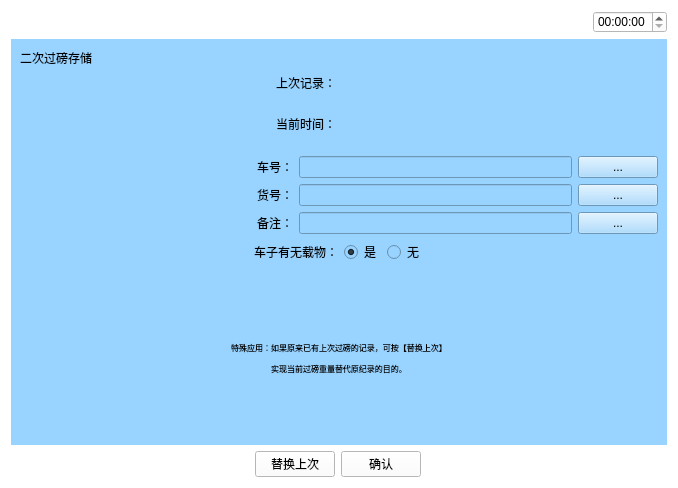
<?xml version="1.0" encoding="UTF-8"?>
<ui version="4.0">
 <class>Erciguobang</class>
 <widget class="QWidget" name="Erciguobang">
  <property name="geometry">
   <rect>
    <x>0</x>
    <y>0</y>
    <width>678</width>
    <height>488</height>
   </rect>
  </property>
  <property name="windowTitle">
   <string>Form</string>
  </property>
  <property name="styleSheet">
   <string notr="true">background-color: rgb(255, 255, 255);</string>
  </property>
  <layout class="QVBoxLayout" name="verticalLayout_4" stretch="1,5,1">
   <item>
    <layout class="QHBoxLayout" name="horizontalLayout_5">
     <item>
      <widget class="QPushButton" name="pushButton">
       <property name="text">
        <string/>
       </property>
       <property name="icon">
        <iconset resource="myimages.qrc">
         <normaloff>:/image/images/4g.png</normaloff>:/image/images/4g.png</iconset>
       </property>
       <property name="flat">
        <bool>true</bool>
       </property>
      </widget>
     </item>
     <item>
      <widget class="QPushButton" name="pushButton_2">
       <property name="text">
        <string/>
       </property>
       <property name="icon">
        <iconset resource="myimages.qrc">
         <normaloff>:/image/images/wireless.svg</normaloff>:/image/images/wireless.svg</iconset>
       </property>
       <property name="flat">
        <bool>true</bool>
       </property>
      </widget>
     </item>
     <item>
      <widget class="QPushButton" name="pushButton_3">
       <property name="text">
        <string/>
       </property>
       <property name="icon">
        <iconset resource="myimages.qrc">
         <normaloff>:/image/images/bl.svg</normaloff>:/image/images/bl.svg</iconset>
       </property>
       <property name="flat">
        <bool>true</bool>
       </property>
      </widget>
     </item>
     <item>
      <widget class="QPushButton" name="pushButton_4">
       <property name="text">
        <string/>
       </property>
       <property name="icon">
        <iconset resource="myimages.qrc">
         <normaloff>:/image/images/locate.svg</normaloff>:/image/images/locate.svg</iconset>
       </property>
       <property name="flat">
        <bool>true</bool>
       </property>
      </widget>
     </item>
     <item>
      <spacer name="horizontalSpacer_4">
       <property name="orientation">
        <enum>Qt::Horizontal</enum>
       </property>
       <property name="sizeHint" stdset="0">
        <size>
         <width>40</width>
         <height>20</height>
        </size>
       </property>
      </spacer>
     </item>
     <item>
      <widget class="QTimeEdit" name="timeEdit_2"/>
     </item>
    </layout>
   </item>
   <item>
    <widget class="QWidget" name="widget" native="true">
     <property name="sizePolicy">
      <sizepolicy hsizetype="Preferred" vsizetype="Preferred">
       <horstretch>0</horstretch>
       <verstretch>0</verstretch>
      </sizepolicy>
     </property>
     <property name="contextMenuPolicy">
      <enum>Qt::DefaultContextMenu</enum>
     </property>
     <property name="styleSheet">
      <string notr="true">background-color: rgb(153, 211, 255);</string>
     </property>
     <layout class="QVBoxLayout" name="verticalLayout_2" stretch="2,0,2,2">
      <item>
       <layout class="QHBoxLayout" name="horizontalLayout">
        <item>
         <widget class="QLabel" name="label">
          <property name="text">
           <string>二次过磅存储</string>
          </property>
         </widget>
        </item>
        <item>
         <spacer name="horizontalSpacer">
          <property name="orientation">
           <enum>Qt::Horizontal</enum>
          </property>
          <property name="sizeHint" stdset="0">
           <size>
            <width>40</width>
            <height>20</height>
           </size>
          </property>
         </spacer>
        </item>
        <item>
         <layout class="QVBoxLayout" name="verticalLayout"/>
        </item>
       </layout>
      </item>
      <item>
       <layout class="QHBoxLayout" name="horizontalLayout_10">
        <item>
         <widget class="QLabel" name="label_10">
          <property name="text">
           <string>上次记录：</string>
          </property>
          <property name="alignment">
           <set>Qt::AlignRight|Qt::AlignTrailing|Qt::AlignVCenter</set>
          </property>
         </widget>
        </item>
        <item>
         <widget class="QLabel" name="lastTime">
          <property name="text">
           <string/>
          </property>
         </widget>
        </item>
       </layout>
      </item>
      <item>
       <layout class="QVBoxLayout" name="verticalLayout_3">
        <item>
         <layout class="QHBoxLayout" name="horizontalLayout_3">
          <item>
           <widget class="QLabel" name="label_3">
            <property name="text">
             <string>当前时间：</string>
            </property>
            <property name="alignment">
             <set>Qt::AlignRight|Qt::AlignTrailing|Qt::AlignVCenter</set>
            </property>
           </widget>
          </item>
          <item>
           <widget class="QLabel" name="currentTime">
            <property name="text">
             <string/>
            </property>
           </widget>
          </item>
         </layout>
        </item>
        <item>
         <layout class="QHBoxLayout" name="horizontalLayout_4" stretch="1,1,0">
          <item>
           <widget class="QLabel" name="label_5">
            <property name="text">
             <string>车号：</string>
            </property>
            <property name="alignment">
             <set>Qt::AlignRight|Qt::AlignTrailing|Qt::AlignVCenter</set>
            </property>
           </widget>
          </item>
          <item>
           <widget class="QLineEdit" name="lineEdit_car">
            <property name="text">
             <string/>
            </property>
           </widget>
          </item>
          <item>
           <widget class="QPushButton" name="caridbtn">
            <property name="text">
             <string>...</string>
            </property>
           </widget>
          </item>
         </layout>
        </item>
        <item>
         <layout class="QHBoxLayout" name="horizontalLayout_6" stretch="1,1,0">
          <item>
           <widget class="QLabel" name="label_6">
            <property name="text">
             <string>货号：</string>
            </property>
            <property name="alignment">
             <set>Qt::AlignRight|Qt::AlignTrailing|Qt::AlignVCenter</set>
            </property>
           </widget>
          </item>
          <item>
           <widget class="QLineEdit" name="lineEdit_art">
            <property name="text">
             <string/>
            </property>
           </widget>
          </item>
          <item>
           <widget class="QPushButton" name="artidbtn">
            <property name="text">
             <string>...</string>
            </property>
           </widget>
          </item>
         </layout>
        </item>
        <item>
         <layout class="QHBoxLayout" name="horizontalLayout_7" stretch="1,1,0">
          <item>
           <widget class="QLabel" name="label_7">
            <property name="text">
             <string>备注：</string>
            </property>
            <property name="alignment">
             <set>Qt::AlignRight|Qt::AlignTrailing|Qt::AlignVCenter</set>
            </property>
           </widget>
          </item>
          <item>
           <widget class="QLineEdit" name="lineEdit_remark">
            <property name="text">
             <string/>
            </property>
           </widget>
          </item>
          <item>
           <widget class="QPushButton" name="remarkbtn">
            <property name="text">
             <string>...</string>
            </property>
           </widget>
          </item>
         </layout>
        </item>
        <item>
         <layout class="QHBoxLayout" name="horizontalLayout_8">
          <item>
           <spacer name="horizontalSpacer_3">
            <property name="orientation">
             <enum>Qt::Horizontal</enum>
            </property>
            <property name="sizeHint" stdset="0">
             <size>
              <width>40</width>
              <height>20</height>
             </size>
            </property>
           </spacer>
          </item>
          <item>
           <widget class="QLabel" name="label_4">
            <property name="text">
             <string>车子有无载物：</string>
            </property>
           </widget>
          </item>
          <item>
           <widget class="QRadioButton" name="radioButton">
            <property name="text">
             <string>是</string>
            </property>
            <property name="checked">
             <bool>true</bool>
            </property>
           </widget>
          </item>
          <item>
           <widget class="QRadioButton" name="radioButton_2">
            <property name="text">
             <string>无</string>
            </property>
           </widget>
          </item>
          <item>
           <spacer name="horizontalSpacer_5">
            <property name="orientation">
             <enum>Qt::Horizontal</enum>
            </property>
            <property name="sizeHint" stdset="0">
             <size>
              <width>40</width>
              <height>20</height>
             </size>
            </property>
           </spacer>
          </item>
         </layout>
        </item>
       </layout>
      </item>
      <item>
       <widget class="QLabel" name="label_2">
        <property name="font">
         <font>
          <pointsize>6</pointsize>
         </font>
        </property>
        <property name="text">
         <string>

特殊应用：如果原来已有上次过磅的记录，可按【替换上次】

实现当前过磅重量替代原纪录的目的。
</string>
        </property>
        <property name="alignment">
         <set>Qt::AlignCenter</set>
        </property>
       </widget>
      </item>
     </layout>
    </widget>
   </item>
   <item>
    <layout class="QHBoxLayout" name="horizontalLayout_2">
     <item>
      <widget class="QPushButton" name="returnIndex">
       <property name="font">
        <font>
         <family>AR PL UMing TW MBE</family>
        </font>
       </property>
       <property name="styleSheet">
        <string notr="true">border-image: url(:/image/images/index.svg);</string>
       </property>
       <property name="text">
        <string/>
       </property>
       <property name="icon">
        <iconset resource="myimages.qrc">
         <normaloff>:/image/images/index.svg</normaloff>:/image/images/index.svg</iconset>
       </property>
       <property name="iconSize">
        <size>
         <width>40</width>
         <height>40</height>
        </size>
       </property>
       <property name="flat">
        <bool>true</bool>
       </property>
      </widget>
     </item>
     <item>
      <spacer name="horizontalSpacer_6">
       <property name="orientation">
        <enum>Qt::Horizontal</enum>
       </property>
       <property name="sizeHint" stdset="0">
        <size>
         <width>40</width>
         <height>20</height>
        </size>
       </property>
      </spacer>
     </item>
     <item>
      <widget class="QPushButton" name="replaceBtn">
       <property name="text">
        <string>替换上次</string>
       </property>
      </widget>
     </item>
     <item>
      <widget class="QPushButton" name="okbtn">
       <property name="text">
        <string>确认</string>
       </property>
      </widget>
     </item>
     <item>
      <spacer name="horizontalSpacer_2">
       <property name="orientation">
        <enum>Qt::Horizontal</enum>
       </property>
       <property name="sizeHint" stdset="0">
        <size>
         <width>40</width>
         <height>20</height>
        </size>
       </property>
      </spacer>
     </item>
     <item>
      <widget class="QPushButton" name="returnPage">
       <property name="text">
        <string/>
       </property>
       <property name="icon">
        <iconset resource="myimages.qrc">
         <normaloff>:/image/images/shangyiye.svg</normaloff>:/image/images/shangyiye.svg</iconset>
       </property>
       <property name="iconSize">
        <size>
         <width>40</width>
         <height>40</height>
        </size>
       </property>
       <property name="flat">
        <bool>true</bool>
       </property>
      </widget>
     </item>
    </layout>
   </item>
  </layout>
 </widget>
 <resources>
  <include location="myimages.qrc"/>
 </resources>
 <connections/>
</ui>
